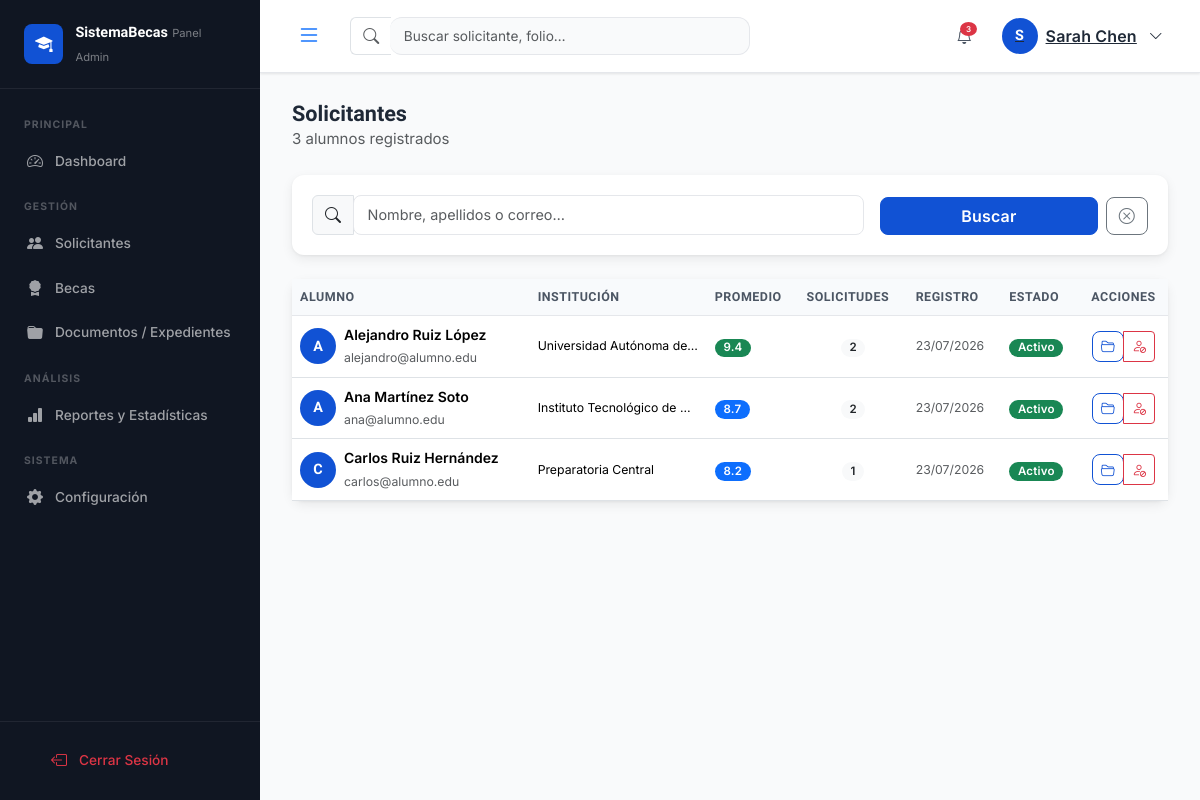
The app's page /index.php?c=admin&a=solicitantes (signed in) with its own data.
### tables this page shows
CREATE TABLE IF NOT EXISTS `usuarios` (
    `id`                INT UNSIGNED    NOT NULL AUTO_INCREMENT,
    `rol_id`            TINYINT UNSIGNED NOT NULL DEFAULT 2,
    `nombre`            VARCHAR(100)    NOT NULL,
    `apellidos`         VARCHAR(100)    NOT NULL,
    `email`             VARCHAR(150)    NOT NULL,
    `password_hash`     VARCHAR(255)    NOT NULL,
    `curp`              CHAR(18)        DEFAULT NULL,
    `telefono`          VARCHAR(20)     DEFAULT NULL,
    `fecha_nacimiento`  DATE            DEFAULT NULL,
    `genero`            ENUM('M','F','Otro') DEFAULT NULL,
    `activo`            TINYINT(1)      NOT NULL DEFAULT 1,
    `ultimo_acceso`     DATETIME        DEFAULT NULL,
    `token_reset`       VARCHAR(100)    DEFAULT NULL,
    `token_expira`      DATETIME        DEFAULT NULL,
    `avatar`            VARCHAR(255)    DEFAULT NULL,
    `created_at`        DATETIME        NOT NULL DEFAULT CURRENT_TIMESTAMP,
    `updated_at`        DATETIME        NOT NULL DEFAULT CURRENT_TIMESTAMP ON UPDATE CURRENT_TIMESTAMP,
    PRIMARY KEY (`id`),
    UNIQUE KEY `uq_usuarios_email` (`email`),
    UNIQUE KEY `uq_usuarios_curp`  (`curp`),
    KEY `fk_usuarios_rol` (`rol_id`),
    CONSTRAINT `fk_usuarios_rol` FOREIGN KEY (`rol_id`) REFERENCES `roles` (`id`)
);

### controllers/Controller.php (called while the page is built, shortened)
<?php
require_once dirname(__DIR__) . '/includes/helpers.php';
abstract class Controller
{
    protected array $data = [];
    protected function render(string $view, array $data = []): void
    {
        $data = array_merge($this->data, $data);
        extract($data, EXTR_SKIP);
        $viewFile = dirname(__DIR__) . "/views/{$view}.php";
        require $viewFile;
    }
    protected function get(string $key, $default = null)
    {
        return isset($_GET[$key]) ? $this->clean((string) $_GET[$key]) : $default;
    }
}

### controllers/AdminController.php (called while the page is built, shortened)
<?php
require_once __DIR__ . '/Controller.php';
require_once dirname(__DIR__) . '/models/UsuarioModel.php';
class AdminController extends Controller
{
    private UsuarioModel   $usuarioModel;
    public function __construct()
    {
        $this->usuarioModel   = new UsuarioModel();
    }
    public function solicitantes(): void
    {
        $pagina   = max(1, (int) $this->get('pagina', 1));
        $busqueda = $this->get('q', '');
        $total    = $this->usuarioModel->totalAlumnos($busqueda);
        $paginacion = paginar($total, $pagina);
        $alumnos  = $this->usuarioModel->listarAlumnos($paginacion['offset'], ITEMS_PER_PAGE, $busqueda);
        $this->render('admin/solicitantes', [
            'title'      => 'Solicitantes',
            'alumnos'    => $alumnos,
            'paginacion' => $paginacion,
            'busqueda'   => $busqueda,
            'flash'      => Session::getFlash('success'),
        ]);
    }
}

### index.php (called while the page is built, shortened)
<?php
require_once __DIR__ . '/includes/Database.php';
require_once __DIR__ . '/includes/helpers.php';
$controllerName = strtolower($_GET['c'] ?? 'auth');
$actionName     = $_GET['a'] ?? '';
$controllerRoutes = $routes[$controllerName];
$route = $controllerRoutes[$actionName] ?? $controllerRoutes[''] ?? null;
$controller      = new $controllerClass();
$isPost = $_SERVER['REQUEST_METHOD'] === 'POST';
$method = ($isPost && isset($route['post'])) ? $route['post'] : $route['method'];
$controller->$method();

### includes/Database.php (called while the page is built, shortened)
<?php
class Database
{
    private static ?Database $instance = null;
    private PDO $pdo;
    private function __construct()
    {
        $dsn = sprintf(
            'mysql:host=%s;port=%d;dbname=%s;charset=%s',
            DB_HOST, DB_PORT, DB_NAME, DB_CHARSET
        );
        $options = [
            PDO::ATTR_ERRMODE            => PDO::ERRMODE_EXCEPTION,
            PDO::ATTR_DEFAULT_FETCH_MODE => PDO::FETCH_ASSOC,
            PDO::ATTR_EMULATE_PREPARES   => false,
        ];
        try {
            $this->pdo = new PDO($dsn, DB_USER, DB_PASS, $options);
        } catch (PDOException $e) {
            error_log('DB Connection error: ' . $e->getMessage());
            die(json_encode([
                'success' => false,
                'message' => 'Error de conexión a la base de datos. Por favor contacte al administrador.'
            ]));
        }
    }
    public static function getInstance(): Database
    {
        if (self::$instance === null) {
            self::$instance = new self();
        }
        return self::$instance;
    }
    public function query(string $sql, array $params = []): PDOStatement
    {
        $stmt = $this->pdo->prepare($sql);
        $stmt->execute($params);
        return $stmt;
    }
}

### models/Model.php (called while the page is built, shortened)
<?php
require_once dirname(__DIR__) . '/includes/Database.php';
abstract class Model
{
    public function __construct()
    {
        $this->db = Database::getInstance();
    }
}

### models/UsuarioModel.php (called while the page is built, shortened)
<?php
require_once __DIR__ . '/Model.php';
class UsuarioModel extends Model
{
    public function listarAlumnos(int $offset = 0, int $limit = ITEMS_PER_PAGE, string $busqueda = ''): array
    {
        $params = [ROL_ALUMNO];
        $where  = 'u.rol_id = ?';
        $params[] = $limit;
        $params[] = $offset;
        return $this->db->query(
            "SELECT u.id, u.nombre, u.apellidos, u.email, u.curp, u.activo, u.created_at,
                    ia.promedio, ia.institucion, ia.carrera_o_programa,
                    (SELECT COUNT(*) FROM solicitudes s WHERE s.usuario_id = u.id) AS total_solicitudes
             FROM usuarios u
             LEFT JOIN informacion_academica ia ON ia.usuario_id = u.id
             WHERE {$where}
             ORDER BY u.created_at DESC
             LIMIT ? OFFSET ?",
            $params
        )->fetchAll();
    }
    public function totalAlumnos(string $busqueda = ''): int
    {
        $params = [ROL_ALUMNO];
        $where  = 'rol_id = ?';
        return (int) $this->db->query(
            "SELECT COUNT(*) FROM usuarios WHERE {$where}",
            $params
        )->fetchColumn();
    }
}

### includes/helpers.php (called while the page is built, shortened)
<?php
function e(string $str): string
{
    return htmlspecialchars($str, ENT_QUOTES | ENT_SUBSTITUTE, 'UTF-8');
}
function formatDate(string $date, string $format = 'd/m/Y'): string
{
    return date($format, strtotime($date));
}
function paginar(int $total, int $pagina, int $porPagina = ITEMS_PER_PAGE): array
{
    $totalPaginas = (int) ceil($total / $porPagina);
    $pagina       = max(1, min($pagina, $totalPaginas));
    $offset       = ($pagina - 1) * $porPagina;
    return [
        'total'        => $total,
        'pagina'       => $pagina,
        'total_paginas'=> $totalPaginas,
        'por_pagina'   => $porPagina,
        'offset'       => $offset,
    ];
}

### views/admin/solicitantes.php (the view, shortened to what this page needs)
<?php
require_once BASE_PATH . '/includes/partials/head.php';
?>
<div class="admin-container">
    <?php require_once BASE_PATH . '/includes/partials/sidebar_admin.php'; ?>
    <div class="admin-main">
        <?php require_once BASE_PATH . '/includes/partials/topbar_admin.php'; ?>
        <div class="admin-content">
            <div class="page-header d-flex justify-content-between align-items-center mb-4">
                <div>
                    <h2 class="page-title">Solicitantes</h2>
                    <p class="text-muted mb-0"><?= $paginacion['total'] ?> alumnos registrados</p>
                </div>
            </div>
            <div class="card card-shadow mb-4">
                <div class="card-body">
                    <form method="GET" action="<?= BASE_URL ?>/index.php" class="row g-3 align-items-end">
                        <div class="col-md-8">
                            <div class="input-group">
                                <span class="input-group-text"><i class="bi bi-search"></i></span>
                                <input type="text" name="q" class="form-control"
                                       placeholder="Nombre, apellidos o correo…"
                                       value="<?= e($busqueda) ?>">
                            </div>
                        </div>
                        <div class="col-md-4 d-flex gap-2">
                            <button type="submit" class="btn btn-primary flex-fill">Buscar</button>
                            <a href="<?= BASE_URL ?>/index.php?c=admin&a=solicitantes"
                               class="btn btn-outline-secondary"><i class="bi bi-x-circle"></i></a>
                        </div>
                    </form>
                </div>
            </div>
            <div class="card card-shadow">
                <div class="card-body p-0">
                    <div class="table-responsive">
                        <table class="table table-hover align-middle mb-0">
                            <thead class="table-light">
                                <tr>
                                    <th>Alumno</th>
                                    <th>Institución</th>
                                    <th>Promedio</th>
                                    <th>Solicitudes</th>
                                    <th>Registro</th>
                                    <th>Estado</th>
                                    <th class="text-center">Acciones</th>
                                </tr>
                            </thead>
                            <tbody>
                            <?php foreach ($alumnos as $al): ?>
                            <tr>
                                <td>
                                    <div class="d-flex align-items-center gap-2">
                                        <div class="user-avatar-sm">
                                            <?= strtoupper(substr($al['nombre'], 0, 1)) ?>
                                        </div>
                                        <div>
                                            <div class="fw-semibold"><?= e($al['nombre'] . ' ' . $al['apellidos']) ?></div>
                                            <small class="text-muted"><?= e($al['email']) ?></small>
                                        </div>
                                    </div>
                                </td>
                                <td class="small text-truncate" style="max-width:160px">
                                    <?= e($al['institucion'] ?? '—') ?>
                                </td>
                                <td>
                                    <?php if ($al['promedio']): ?>
                                    <span class="badge bg-<?= $al['promedio'] >= 9 ? 'success' : ($al['promedio'] >= 8 ? 'primary' : 'warning') ?> bg-opacity-80">
                                        <?= number_format($al['promedio'], 1) ?>
                                    </span>
                                    <?php else: ?>
                                    <span class="text-muted">—</span>
                                    <?php endif; ?>
                                </td>
                                <td class="text-center">
                                    <span class="badge bg-light text-dark"><?= $al['total_solicitudes'] ?></span>
                                </td>
                                <td class="small text-muted"><?= formatDate($al['created_at']) ?></td>
                                <td>
                                    <span class="badge bg-<?= $al['activo'] ? 'success' : 'secondary' ?>">
                                        <?= $al['activo'] ? 'Activo' : 'Inactivo' ?>
                                    </span>
                                </td>
                                <td class="text-center">
                                    <div class="btn-group btn-group-sm">
                                        <a href="<?= BASE_URL ?>/index.php?c=admin&a=expediente&id=<?= $al['id'] ?>"
                                           class="btn btn-outline-primary" title="Ver expediente">
                                            <i class="bi bi-folder2-open"></i>
                                        </a>
                                        <button type="button"
                                                class="btn btn-outline-<?= $al['activo'] ? 'danger' : 'success' ?>"
                                                onclick="toggleUsuario(<?= $al['id'] ?>)"
                                                title="<?= $al['activo'] ? 'Desactivar' : 'Activar' ?>">
                                            <i class="bi bi-<?= $al['activo'] ? 'person-slash' : 'person-check' ?>"></i>
                                        </button>
                                    </div>
                                </td>
                            </tr>
                            <?php endforeach; ?>
                            </tbody>
                        </table>
                    </div>
                </div>
            </div>
        </div>
    </div>
</div>
<?php require_once BASE_PATH . '/includes/partials/footer_scripts.php'; ?>

### assets/css/style.css (style rules this page uses)
:root { --primary: #1152d4; --primary-dark: #0d3b9e; --primary-light: #e8efff; --accent: #d9531e; --accent-dark: #b84418; --accent-light: #fff3ec; --text-dark: #1f2937; --text-muted: #4b5563; --text-subtle: #94a3b8; --border: #e5e7eb; --bg: #f9fafb; --bg-card: #ffffff; --sidebar-bg: #101622; --sidebar-w: 260px; --shadow-sm: 0 1px 3px rgba(0,0,0,.06), 0 1px 2px rgba(0,0,0,.04); --shadow: 0 4px 12px rgba(0,0,0,.07), 0 1px 3px rgba(0,0,0,.05); --shadow-lg: 0 10px 30px rgba(0,0,0,.10), 0 2px 8px rgba(0,0,0,.06); --radius-sm: 6px; --radius: 8px; --radius-lg: 12px; --radius-xl: 16px; --font-heading: 'Lexend', sans-serif; --font-body: 'Inter', 'Lexend', sans-serif; }
*, *::before, *::after { box-sizing: border-box; }
body { font-family: var(--font-body); font-size: .9375rem; color: var(--text-dark); background: var(--bg); line-height: 1.6; -webkit-font-smoothing: antialiased; }
h1, h2, h3, h4, h5, h6, .h1, .h2, .h3, .h4, .h5, .h6, .font-heading { font-family: var(--font-heading); font-weight: 700; color: var(--text-dark); }
a { text-decoration: none; }
.btn { font-family: var(--font-body); font-weight: 600; letter-spacing: .01em; transition: all .18s ease; }
.btn-primary { background: var(--primary); border-color: var(--primary); border-radius: var(--radius) !important; }
.btn-outline-primary { border-color: var(--primary); color: var(--primary); border-radius: var(--radius) !important; }
.btn-outline-secondary { border-radius: var(--radius) !important; }
.card { border: 1px solid var(--border); border-radius: var(--radius-lg) !important; box-shadow: var(--shadow-sm); background: var(--bg-card); }
.card-shadow { border: none; border-radius: var(--radius-lg) !important; box-shadow: var(--shadow); background: var(--bg-card); }
.card-body { padding: 1.25rem; }
.form-control, .form-select { border: 1px solid var(--border); border-radius: var(--radius) !important; font-family: var(--font-body); font-size: .9rem; padding: .5rem .85rem; transition: border-color .18s, box-shadow .18s; }
.table { font-size: .875rem; }
.table thead th { font-family: var(--font-heading); font-weight: 600; font-size: .78rem; letter-spacing: .04em; text-transform: uppercase; color: var(--text-muted); background: #f8fafc; border-bottom: 1px solid var(--border); }
.badge { font-family: var(--font-body); font-weight: 600; border-radius: 20px; padding: .3em .75em; font-size: .72rem; letter-spacing: .02em; }
.admin-layout { background: var(--bg); }
.admin-container { display: flex; min-height: 100vh; }
.admin-main { flex: 1; margin-left: var(--sidebar-w); display: flex; flex-direction: column; min-width: 0; transition: margin-left .3s; }
.admin-content { padding: 1.75rem 2rem; flex: 1; }
.page-title { font-family: var(--font-heading); font-size: 1.35rem; font-weight: 700; margin: 0; }
.user-avatar-sm { width: 36px; height: 36px; border-radius: 50%; background: var(--primary); color: #fff; display: flex; align-items: center; justify-content: center; font-family: var(--font-heading); font-weight: 700; font-size: .9rem; }

### records on screen
usuarios: id "3", nombre "A", nombre+apellidos "Alejandro Ruiz López", email "alejandro@alumno.edu", institucion "Universidad Autónoma de…", promedio "9.4", total_solicitudes "2", created_at "23/07/2026", activo "Activo"
usuarios: nombre "A", nombre+apellidos "Ana Martínez Soto", email "ana@alumno.edu", institucion "Instituto Tecnológico de…", promedio "8.7", total_solicitudes "2", created_at "23/07/2026", activo "Activo"
usuarios: nombre "C", nombre+apellidos "Carlos Ruiz Hernández", email "carlos@alumno.edu", institucion "Preparatoria Central", promedio "8.2", total_solicitudes "1", created_at "23/07/2026", activo "Activo"

### other values on screen
$initials "S"
Session::get('user_name', 'Admin') "Sarah Chen"
